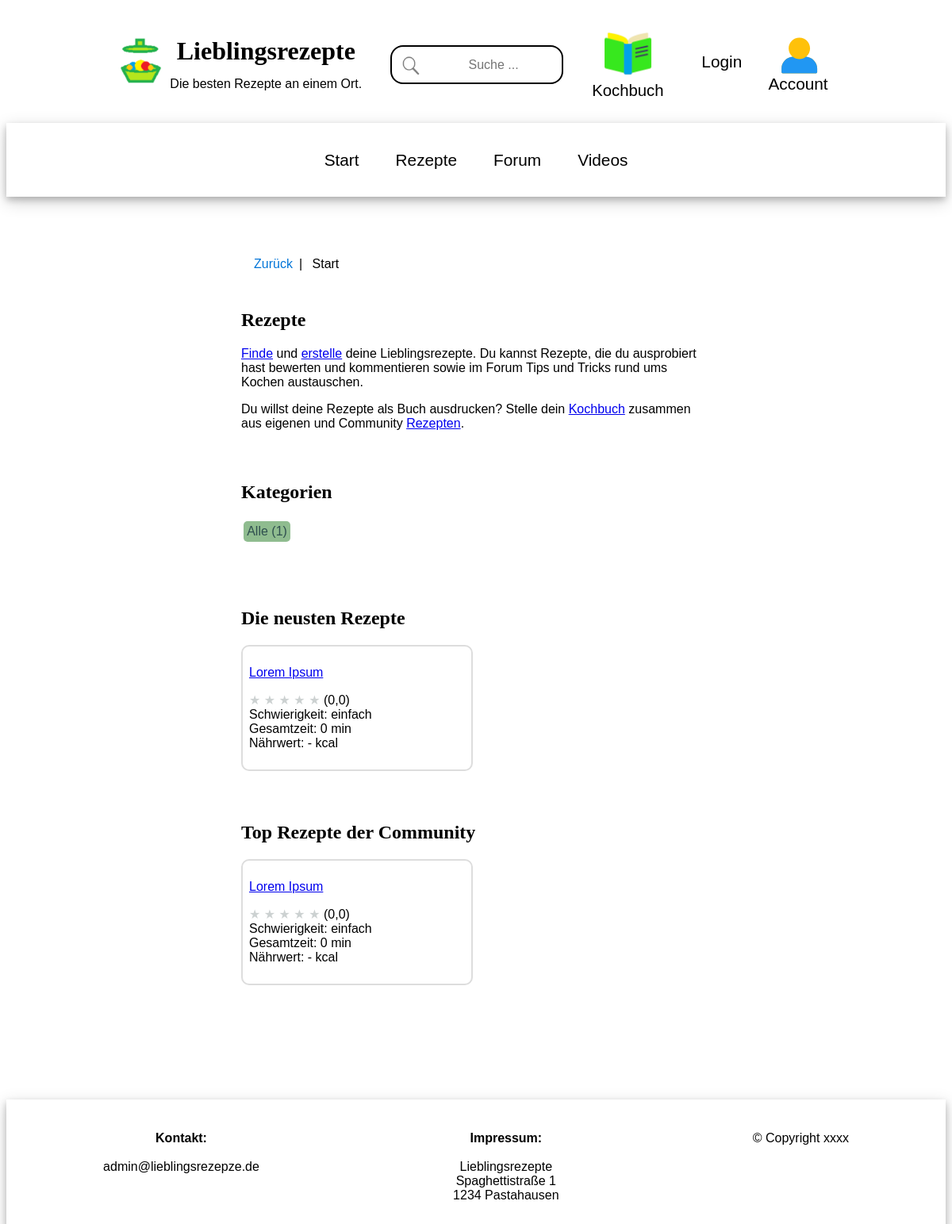
The page / on the database its author committed.
### recipes_app/models.py (models this page shows, shortened)
class Recipe(models.Model):
    owner = models.ForeignKey(User, on_delete=models.SET_NULL, null=True)
    likes = models.ManyToManyField(User,  blank=True, related_name="likes")
    name = models.CharField(max_length=500)
    updated = models.DateTimeField(auto_now=True)
    created = models.DateTimeField(auto_now_add=True)
    topic = models.ManyToManyField(Topic, blank=True)
    persons = models.IntegerField()
    ingredients = models.TextField(null=True, blank=True)
    steps = models.TextField(null=True, blank=True)
    tips = models.TextField(null=True, blank=True)
    reference = models.TextField(null=True, blank=True)
    reference_link = models.URLField(max_length=2048, null=True, blank=True)
    nutrients_person = models.FloatField(null=True, blank=True, default=0.0)
    nutrients_table = models.TextField(null=True, blank=True)
    expected_time_total = models.FloatField(null=True, blank=True, default=0.0)
    expected_time_work = models.FloatField(null=True, blank=True, default=0.0)
    expected_time_bake = models.FloatField(null=True, blank=True, default=0.0)
    expected_time_rest = models.FloatField(null=True, blank=True, default=0.0)
    difficulty = models.IntegerField(null=True, blank=True, default=0)
    image_meal = models.ImageField(blank=True, upload_to="recipes")
    video_meal = models.URLField(max_length=2048, null=True, blank=True)
    rating_mean = models.FloatField(null=True, blank=True, default=0.0)
    rating_count = models.IntegerField(null=True, blank=True, default=0)
    rating_1 = models.IntegerField(null=True, blank=True, default=0)
    rating_2 = models.IntegerField(null=True, blank=True, default=0)
    rating_3 = models.IntegerField(null=True, blank=True, default=0)
    rating_4 = models.IntegerField(null=True, blank=True, default=0)
    rating_5 = models.IntegerField(null=True, blank=True, default=0)
    class Meta:
        ordering = ['-updated', '-created']

### recipes_app/views.py (the view)
# urls.py: 2. Add a URL to urlpatterns:  path('', views.home, name='home')
def home(request):
    max_recipes = Recipe.objects.count()
    recipes_latest = Recipe.objects.all()[:6]
    recipes_best = Recipe.objects.all()[:6]
    topics = Topic.objects.all()
    recipes = Recipe.objects.all()
    context = {
               "max_recipes": max_recipes,
               "topics": topics,
               "recipes_latest": recipes_latest,
               "recipes_best": recipes_best,
                "diff_lookup": COOKING_DIFFICULTY_LOOKUP,
    }
    return render(request, 'recipes_app/home.html', context)

### recipes_app/templates/recipes_app/home.html (shortened to what this page needs)
{% extends 'main.html' %}
{% block content %}
<div class="main-container">
    <div class="main-middle-column">
        <ul class="breadcrumb">
          <li><a href="{{request.META.HTTP_REFERER}}">Zurück</a></li>
          <li>Start</li>
        </ul>
        <div class="card">
            <h2>Rezepte</h2>
            <p> <a href="{% url 'recipes' %}">Finde</a> und <a href="{% url 'create-recipe' %}">erstelle</a> deine Lieblingsrezepte.
                Du kannst Rezepte, die du ausprobiert hast bewerten und kommentieren sowie im Forum Tips und Tricks rund ums Kochen austauschen. </p>
            <p> Du willst deine Rezepte als Buch ausdrucken? Stelle dein <a href="{% url 'recipes-likes' %}">Kochbuch</a> zusammen aus eigenen und Community <a href="{% url 'recipes' %}">Rezepten</a>. </p>
        </div>
        <div class="card">
            <h2>Kategorien</h2>
            <div class="topic-container">
                <a href="{% url 'recipes' %}" class="topic-link">Alle ({{max_recipes}})</a>
            </div>
        </div>
        <div class="card">
            <h2>Die neusten Rezepte</h2>
            <div class="grid-container">
            {% for recipe in recipes_latest %}
                <div class="grid-item">
                    <a href="{% url 'recipe' recipe.id %}">{{recipe.name}}</a>
                    <p>
                        {% if recipe.rating_mean %}
                            {% for i in '12345'|make_list  %}
                                {% if i|add:"0" <= recipe.rating_mean %}
                                    <span style='color:#f1c40f'>&#9733;</span>
                                {% else %}
                                    <span style='color:#ccd1d1'>&#9733;</span>
                                {% endif %}
                            {% endfor %}
                        {% else %}
                            <span style='color:#ccd1d1'>&#9733; &#9733; &#9733; &#9733; &#9733;</span>
                        {% endif %}
                        ({{ recipe.rating_mean|default_if_none:"-" }}) <br>
                        Schwierigkeit:
                        {% if recipe.difficulty in diff_lookup %}
                            {% for key, value in diff_lookup.items %}
                            {% if key == recipe.difficulty %}
                                {{value}}
                            {% endif %}
                            {% endfor %}
                        {% else %}
                            Grad {{ recipe.difficulty|default_if_none:"-" }}
                        {% endif%}
                        <br>
                        Gesamtzeit: {{ recipe.expected_time_total|floatformat:"0" }} min <br>
                        {% if  recipe.nutrients_person %}
                            Nährwert: {{ recipe.nutrients_person|floatformat:"0" }} kcal
                        {% else %}
                            Nährwert: - kcal
                        {% endif%}
                    </p>
                </div>
            {% endfor %}
        </div>
        </div>
        <div class="card">
            <h2>Top Rezepte der Community</h2>
            <div class="grid-container">
            {% for recipe in recipes_best %}
                <div class="grid-item">
                    <a href="{% url 'recipe' recipe.id %}">{{recipe.name}}</a>
                    <p>
                        {% if recipe.rating_mean %}
                            {% for i in '12345'|make_list  %}
                                {% if i|add:"0" <= recipe.rating_mean %}
                                    <span style='color:#f1c40f'>&#9733;</span>
                                {% else %}
                                    <span style='color:#ccd1d1'>&#9733;</span>
                                {% endif %}
                            {% endfor %}
                        {% else %}
                            <span style='color:#ccd1d1'>&#9733; &#9733; &#9733; &#9733; &#9733;</span>
                        {% endif %}
                        ({{ recipe.rating_mean|default_if_none:"-" }}) <br>
                        Schwierigkeit:
                        {% if recipe.difficulty in diff_lookup %}
                            {% for key, value in diff_lookup.items %}
                            {% if key == recipe.difficulty %}
                                {{value}}
                            {% endif %}
                            {% endfor %}
                        {% else %}
                            Grad {{ recipe.difficulty|default_if_none:"-" }}
                        {% endif%}
                        <br>
                        Gesamtzeit: {{ recipe.expected_time_total|floatformat:"0" }} min <br>
                        {% if  recipe.nutrients_person %}
                            Nährwert: {{ recipe.nutrients_person|floatformat:"0" }} kcal
                        {% else %}
                            Nährwert: - kcal
                        {% endif%}
                    </p>
                </div>
            {% endfor %}
        </div>
        </div>
  </div>
</div>
{% endblock content %}

### static/styles/main.css (style rules this page uses)
* { box-sizing: border-box; }
body { font-family: Verdana, sans-serif; font-size: 16px; background-color: white; }
h1, h2, h3, h4, h5, h6 { font-family: Georgia, serif; }
.main-container { display: flex; justify-content: center; width: 100%; clear: after; margin-top: 1.25em; }
.main-middle-column { width: 50%; max-width: 200em; margin: 2em; }
.card { box-sizing: border-box; background-color: white; border-radius: 10px; border-style: none; margin-top: 2.5em; margin-bottom: 4em; }
.grid-container { display: grid; grid-template-columns: repeat(auto-fill, minmax(min(200px, 100%), 1fr)); gap: 0.5em; background-color: white; margin-top: 1em; margin-bottom: 1em; }
.grid-item { background-color: white; padding: 0.5em; border-radius: 10px; border-style: solid; border-width: 0.15em; border-color: #ddd; }
.topic-link { display: inline-block; background-color:#8FBC8F; border-radius: 5px; padding: 0.25em; margin: 0.2em; color: DarkSlateGray; text-decoration: none; }
.topic-container { display: block; width: 100%; max-height: 20em; overflow-y: scroll; scrollbar-width: auto; }
ul.breadcrumb { padding: 0.5em 1em; list-style: none; background-color: white; }
ul.breadcrumb li { display: inline; font-size: 1em; }
ul.breadcrumb li:first-child:after { padding: 0.5em; color: black; content: "|"; }
ul.breadcrumb li a { color: #0275d8; text-decoration: none; }

### rows shown on the page
Recipe: name "Lorem Ipsum", rating_mean "0,0", diff_lookup "einfach", expected_time_total "0", nutrients_person "Nährwert: - kcal", diff_lookup "einfach"

### other values the page prints
{{ max_recipes }} "1"
